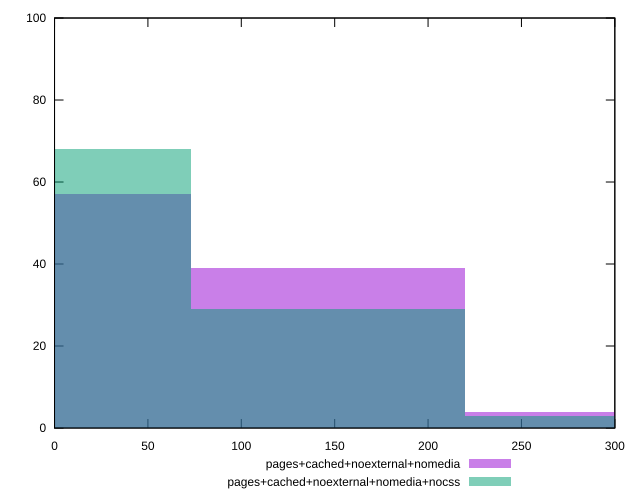

Source code (gnuplot):
reset

$pagesCachedNoexternalNomedia <<EOF
0 57
146.52471723782153 39
293.04943447564307 4
EOF

$pagesCachedNoexternalNomediaNocss <<EOF
146.52471723782153 29
0 68
293.04943447564307 3
EOF

set key outside below
set boxwidth 146.52471723782153
set xrange [0:300]
set yrange [0:100]
set trange [0:100]
set style fill transparent solid 0.5 noborder
set terminal svg size 640, 500 enhanced background rgb 'white'
set output "reprap/unminified-css/comparison/histogram/3_vs_4.svg"

plot $pagesCachedNoexternalNomedia title "pages+cached+noexternal+nomedia" with boxes, \
     $pagesCachedNoexternalNomediaNocss title "pages+cached+noexternal+nomedia+nocss" with boxes

reset
